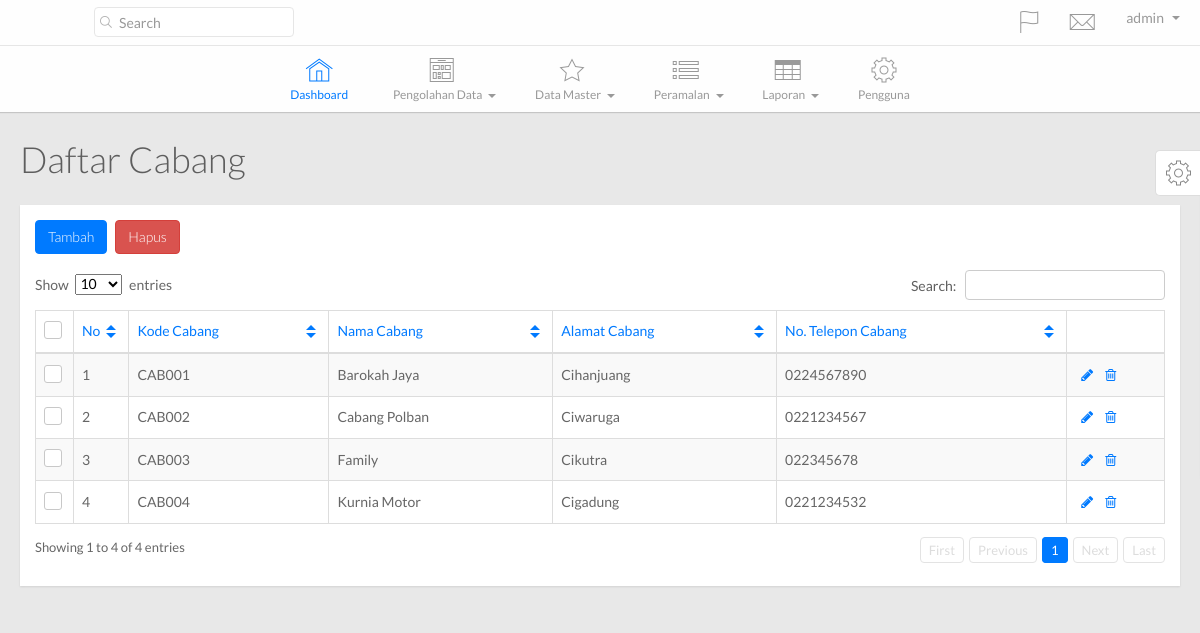
Before: /main.php?hal=daftar_cabang (signed in) with the older database file.
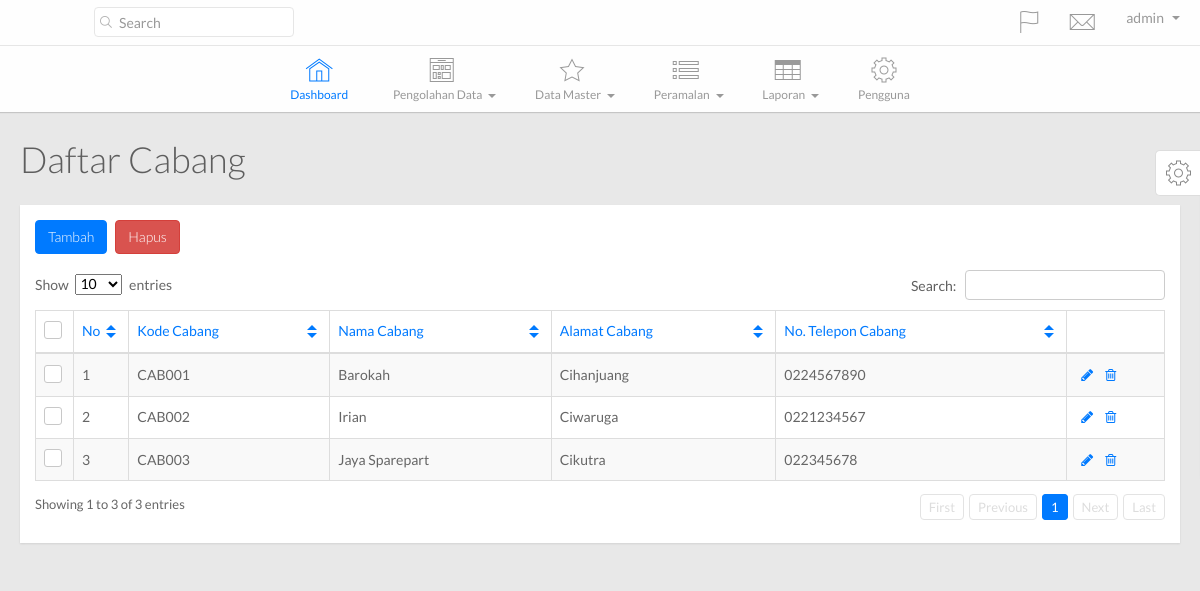
After: the same page with the newer database file.
### tables this page shows
CREATE TABLE IF NOT EXISTS `tb_cabang` (
  `kode_cabang` varchar(30) NOT NULL,
  `nama_cabang` varchar(75) NOT NULL,
  `alamat_cabang` varchar(200) NOT NULL,
  `telepon_cabang` varchar(20) NOT NULL,
  `kode_admin` varchar(35) NOT NULL,
  PRIMARY KEY (`kode_cabang`),
  KEY `kode_admin` (`kode_admin`)
);

### config/SimplePDO.php (called while the page is built, shortened)
<?php
class SimplePDO {
    private $pdo = null;
    static $inst = null;
    static $settings = array(
        'host' => '',
        'user' => '',
        'password' => '',
        'database' => '',
        'results' => 'object',
        'charset' => 'utf8'
    );
    public function __construct()
    {
        $fetch_mode = ( self::$settings["results"] == 'object' ) ? PDO::FETCH_OBJ : PDO::FETCH_ASSOC;
        $options = array(
            PDO::ATTR_DEFAULT_FETCH_MODE => $fetch_mode,
            PDO::ATTR_ERRMODE => PDO::ERRMODE_EXCEPTION,
            PDO::MYSQL_ATTR_INIT_COMMAND => "SET NAMES ".self::$settings["charset"],
            PDO::ATTR_EMULATE_PREPARES => false
        );
        $dsn = 'mysql:dbname='.self::$settings["database"].';host='.self::$settings["host"].';charset='.self::$settings["charset"];
        try {
            $this->pdo = new PDO( $dsn, self::$settings["user"], self::$settings["password"], $options );
        } catch( PDOException $e ) {
            trigger_error( $e->getMessage() );
        }
    }
    public function query( $query, $bindings = array(), $internal_call = false )
    {
        try {
            $this->c_query = $this->pdo->prepare( $query );
            if( empty( $bindings ) )
            {
                $this->c_query->execute();
            }
            else
            {
                $this->c_query->execute( (array)$bindings );
            }
            if( $internal_call === true )
            {
                return $this->c_query;
            }
            elseif( $this->c_query && $this->lastid() )
            {
                return $this->lastid();
            }
            else
            {
                return false;
            }
        } catch( PDOException $e ) {
            trigger_error( $e->getMessage() );
        }
    }
    public function get_results( $query, $bindings = array() )
    {
        $this->c_query = $this->query( $query, $bindings, true );
        if( $this->c_query )
        {
            return $this->c_query->fetchAll();
        }
        else
        {
            return false;
        }
    }
    static function getInstance()
    {
        if( self::$inst == null )
        {
            self::$inst = new SimplePDO();
        }
        return self::$inst;
    }
    static function set_options( $array = array() )
    {
        if( !empty( $array ) )
        {
            foreach( $array as $k => $v )
            {
                if( isset( self::$settings[$k] ) )
                {
                    self::$settings[$k] = $v;
                }
            }
        }
    }
}

### template/daftar_cabang.php (the view)
<?php $database = SimplePDO::getInstance();
      $query = $database->get_results( "SELECT * FROM tb_cabang" );?>
        <div class="page-title">
          <h1>
            Daftar Cabang
          </h1>
        </div>
        <div class="row">
          <div class="col-lg-12">
            <div class="widget-container fluid-height clearfix">
              <div class="heading">
                <a href="main.php?hal=tambah_cabang" class="btn btn-primary">Tambah</a>
                <a href="" class="btn btn-danger">Hapus</a>
              </div>
              <div class="widget-content padded clearfix">
                <table class="table table-bordered table-striped" id="dataTable1">
                  <thead>
                    <th class="check-header hidden-xs">
                      <label><input id="checkAll" name="checkAll" type="checkbox"><span></span></label>
                    </th>
                    <th>
                      No
                    </th>
                    <th>
                      Kode Cabang
                    </th>
                    <th class="hidden-xs">
                      Nama Cabang
                    </th>
                    <th class="hidden-xs">
                      Alamat Cabang
                    </th>
                    <th class="hidden-xs">
                      No. Telepon Cabang
                    </th>
                    <th></th>
                  </thead>
                  <tbody>
             <?php $i = 1; foreach ($query as $row) {?>
                    <tr>
                      <td class="check hidden-xs">
                        <label><input name="optionsRadios1" type="checkbox" value="<?php echo $row->kode_cabang;?>"><span></span></label>
                      </td>
                      <td>
                      	<?php echo $i; ?>
                      </td>
                      <td>
                        <?php echo $row->kode_cabang;?>
                      </td>
                      <td>
                        <?php echo $row->nama_cabang;?>
                      </td>
                      <td>
                        <?php echo $row->alamat_cabang;?>
                      </td>
                      <td class="hidden-xs">
                        <?php echo $row->telepon_cabang;?>
                      </td>
                      <td class="actions">
                        <div class="action-buttons">
                          <a class="table-actions" href="main.php?hal=ubah_cabang&kode=<?php echo $row->kode_cabang;?>"><i class="fa fa-pencil"></i></a><a class="table-actions" href="proses/hapus_cabang.php?kode=<?php echo $row->kode_cabang;?>"><i class="fa fa-trash-o"></i></a>
                        </div>
                      </td>
                    </tr>
              <?php $i++; }?>
                  </tbody>
                </table>
              </div>
            </div>
          </div>
        </div>

Changed rows visible on the page:
removed tb_cabang: kode_cabang "CAB004", nama_cabang "Kurnia Motor", alamat_cabang "Cigadung", telepon_cabang "0221234532"
changed tb_cabang "CAB001": nama_cabang "Barokah Jaya" → "Barokah"
changed tb_cabang "CAB002": nama_cabang "Cabang Polban" → "Irian"
changed tb_cabang "CAB003": nama_cabang "Family" → "Jaya Sparepart"
Other visible differences:
text written by a page script: "Show entries Search: Showing 1 to 4 of 4 entries First Previous 1 Next Last" → "Show entries Search: Showing 1 to 3 of 3 entries First Previous 1 Next Last"
